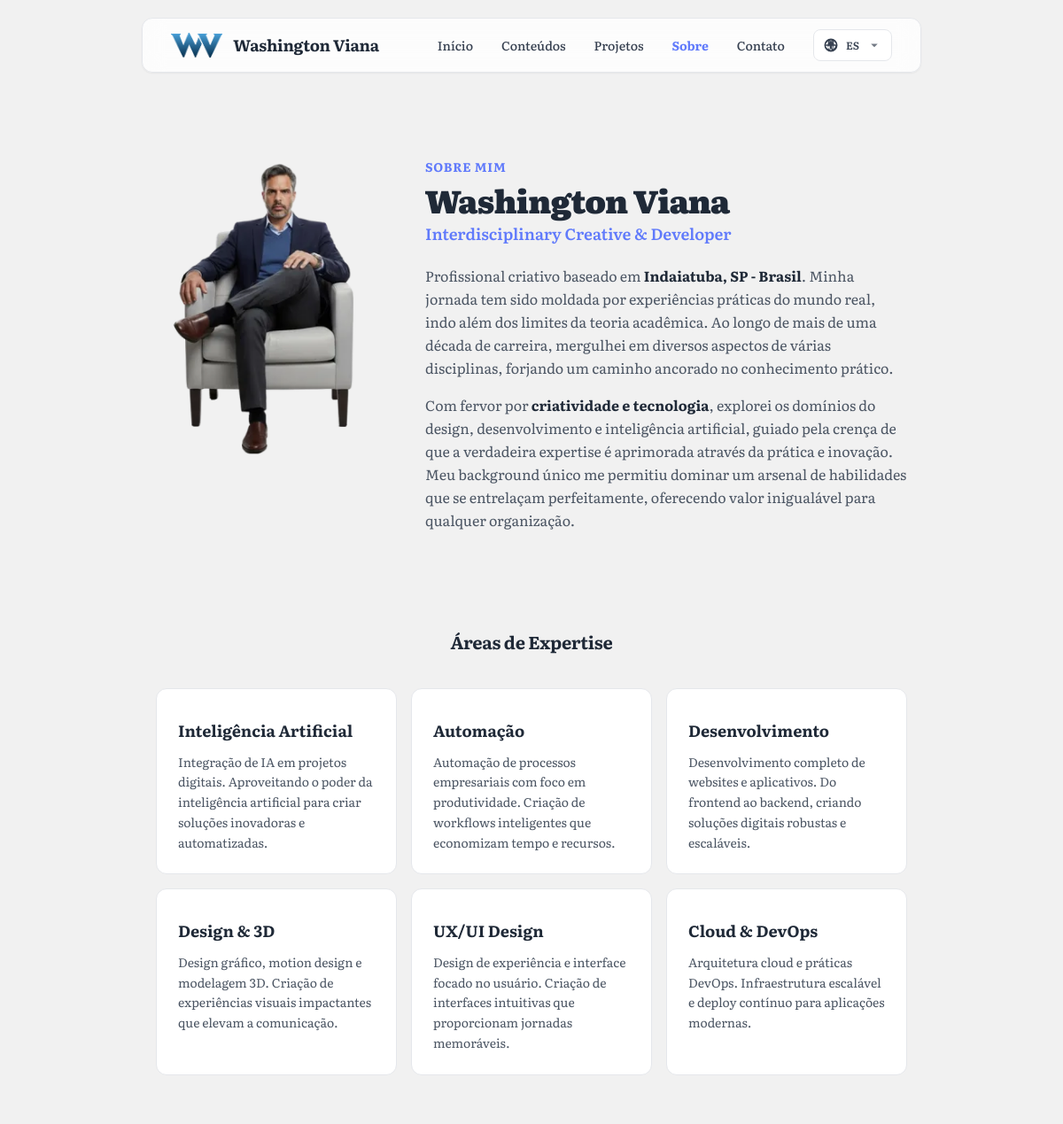
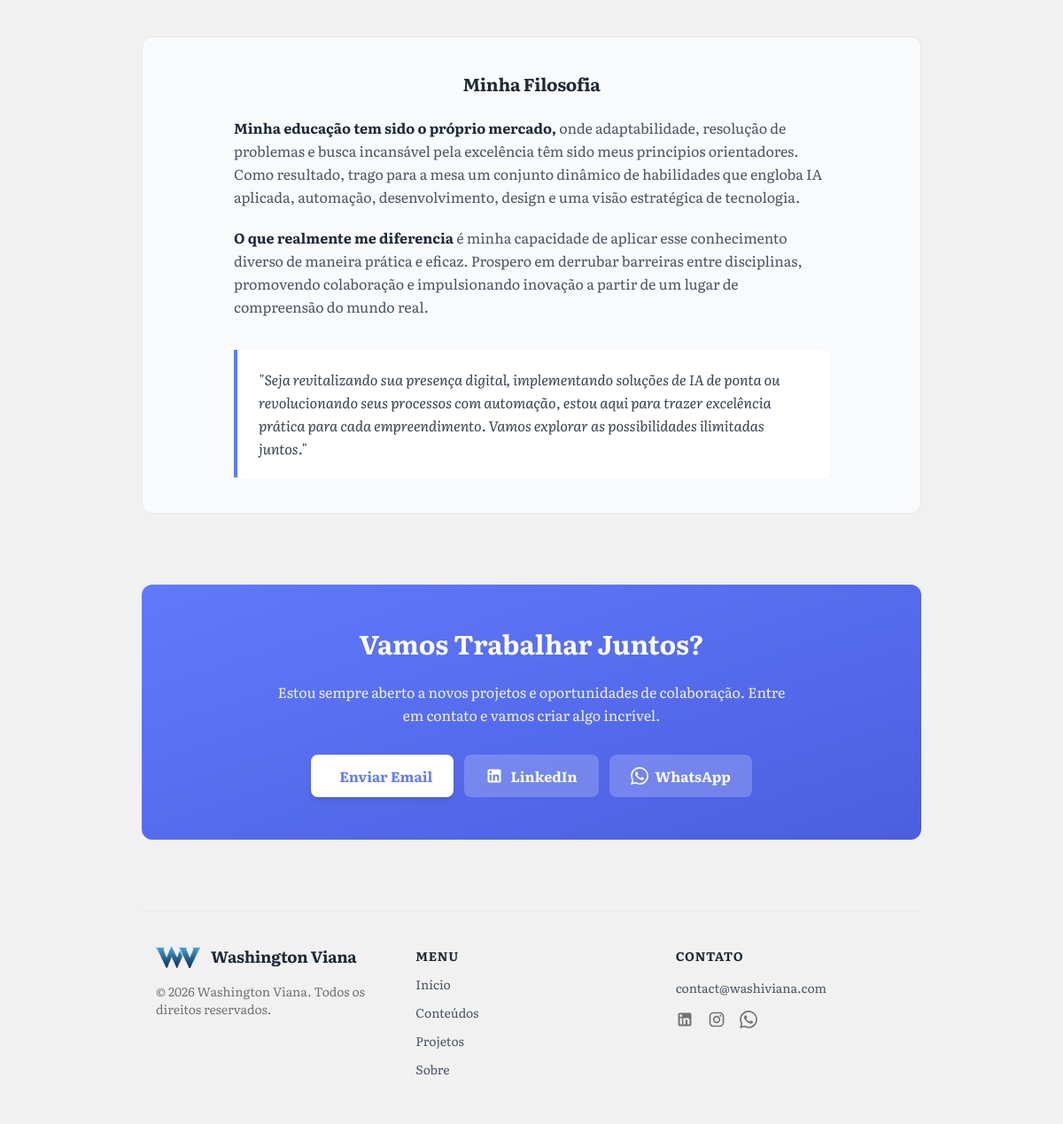
/es/sobre, run on the app's committed database (2 pictures, top to bottom).
### tables this page shows
CREATE TABLE IF NOT EXISTS configuracoes (
    id INT AUTO_INCREMENT PRIMARY KEY,
    chave VARCHAR(100) NOT NULL UNIQUE,
    valor TEXT,
    created_at DATETIME DEFAULT CURRENT_TIMESTAMP,
    updated_at DATETIME DEFAULT CURRENT_TIMESTAMP ON UPDATE CURRENT_TIMESTAMP
);

### sobre.php (the view, shortened to what the rows shown need)
<?php
require_once __DIR__ . '/api/config.php';
$siteTitulo = getConfig('site_titulo') ?: 'Washington Viana';
$siteSubtitulo = getConfigI18n('site_subtitulo') ?: 'Tech & IA com linguagem humana';
$siteEmail = getConfig('site_email') ?: 'contato@washiviana.com';
$siteTelefone = getConfig('site_telefone') ?: '+55 19 9 9942 2907';
$siteLinkedin = getConfig('site_linkedin') ?: 'https://linkedin.com/in/washingtonviana';
$expertises = [
    [
        'icon' => 'ph-robot',
        'titulo' => t('about.expertise.ai.title', 'Inteligência Artificial'),
        'descricao' => t('about.expertise.ai.desc', 'Integração de IA em projetos digitais. Aproveitando o poder da inteligência artificial para criar soluções inovadoras e automatizadas.')
    ],
    [
        'icon' => 'ph-gears',
        'titulo' => t('about.expertise.automation.title', 'Automação'),
        'descricao' => t('about.expertise.automation.desc', 'Automação de processos empresariais com foco em produtividade. Criação de workflows inteligentes que economizam tempo e recursos.')
    ],
    [
        'icon' => 'ph-code',
        'titulo' => t('about.expertise.dev.title', 'Desenvolvimento'),
        'descricao' => t('about.expertise.dev.desc', 'Desenvolvimento completo de websites e aplicativos. Do frontend ao backend, criando soluções digitais robustas e escaláveis.')
    ],
    [
        'icon' => 'ph-cube',
        'titulo' => t('about.expertise.design3d.title', 'Design & 3D'),
        'descricao' => t('about.expertise.design3d.desc', 'Design gráfico, motion design e modelagem 3D. Criação de experiências visuais impactantes que elevam a comunicação.')
    ],
    [
        'icon' => 'ph-hand-pointing',
        'titulo' => t('about.expertise.uxui.title', 'UX/UI Design'),
        'descricao' => t('about.expertise.uxui.desc', 'Design de experiência e interface focado no usuário. Criação de interfaces intuitivas que proporcionam jornadas memoráveis.')
    ],
    [
        'icon' => 'ph-cloud',
        'titulo' => t('about.expertise.cloud.title', 'Cloud & DevOps'),
        'descricao' => t('about.expertise.cloud.desc', 'Arquitetura cloud e práticas DevOps. Infraestrutura escalável e deploy contínuo para aplicações modernas.')
    ]
];
?>
<!DOCTYPE html>
<html lang="<?php echo htmlspecialchars(htmlLang(CURRENT_LANG)); ?>">
<head>
    <link rel="stylesheet" href="<?php echo htmlspecialchars(BASE_URL . '/assets/css/tailwind.min.css?v=1'); ?>">
</head>
<body class="font-display">
    <div class="relative flex h-auto min-h-screen w-full flex-col bg-background-light overflow-x-hidden">
        <div class="layout-container flex h-full grow flex-col">
            <div class="flex flex-1 justify-center py-5">
                <div class="layout-content-container flex flex-col w-full max-w-[960px] flex-1 px-4 sm:px-10">
                    <header class="sticky top-5 z-50 flex items-center justify-between whitespace-nowrap border border-solid border-neutral-200 bg-white/80 px-4 sm:px-8 py-3 rounded-xl backdrop-blur-md shadow-sm">
	                        <a href="<?php echo routeHome(); ?>" class="flex items-center gap-3 text-neutral-800 hover:opacity-80 transition-opacity">
	                            <img src="<?php echo htmlspecialchars(BASE_URL . '/assets/imgs/logo_washiviana_60px_h.png'); ?>"
	                                 alt="<?php echo htmlspecialchars($siteTitulo); ?>"
	                                 width="125" height="60"
	                                 class="h-7 w-auto">
	                            <h2 class="text-neutral-800 text-lg font-bold leading-tight tracking-[-0.015em]"><?php echo htmlspecialchars($siteTitulo); ?></h2>
	                        </a>
                        <nav class="hidden md:flex flex-1 justify-end gap-8">
                            <div class="flex items-center gap-8">
                                <a class="text-neutral-700 text-sm font-medium leading-normal hover:text-primary transition-colors" href="<?php echo routeHome(); ?>"><?php echo htmlspecialchars(t('nav.home', 'Início')); ?></a>
                                <a class="text-neutral-700 text-sm font-medium leading-normal hover:text-primary transition-colors" href="<?php echo routeConteudos(); ?>"><?php echo htmlspecialchars(t('nav.contents', 'Conteúdos')); ?></a>
                                <a class="text-neutral-700 text-sm font-medium leading-normal hover:text-primary transition-colors" href="<?php echo routeProjetos(); ?>"><?php echo htmlspecialchars(t('nav.projects', 'Projetos')); ?></a>
                                <a class="text-primary text-sm font-bold leading-normal" href="<?php echo routeSobre(); ?>"><?php echo htmlspecialchars(t('nav.about', 'Sobre')); ?></a>
                                <a class="text-neutral-700 text-sm font-medium leading-normal hover:text-primary transition-colors" href="mailto:<?php echo htmlspecialchars($siteEmail); ?>"><?php echo htmlspecialchars(t('nav.contact', 'Contato')); ?></a>
	                            </div>
                        </nav>
                    </header>
                    <main class="flex flex-col gap-16 md:gap-20 mt-10 md:mt-16">
                        <section class="@container">
                            <div class="flex flex-col gap-8 px-4 py-8 @[864px]:flex-row @[864px]:items-start @[864px]:gap-12">
	                                <div class="flex-shrink-0 mx-auto @[864px]:mx-0 @[864px]:sticky @[864px]:top-32">
	                                    <picture>
	                                        <source
	                                            type="image/webp"
	                                            srcset="<?php echo htmlspecialchars(BASE_URL . '/assets/imgs/washi_4_no_bg-280.webp'); ?> 280w,
	                                                    <?php echo htmlspecialchars(BASE_URL . '/assets/imgs/washi_4_no_bg-360.webp'); ?> 360w,
	                                                    <?php echo htmlspecialchars(BASE_URL . '/assets/imgs/washi_4_no_bg-420.webp'); ?> 420w"
	                                            sizes="(min-width: 480px) 256px, 192px"
	                                        >
	                                        <img
	                                            src="<?php echo htmlspecialchars(BASE_URL . '/assets/imgs/washi_4_no_bg.png?v=1'); ?>"
	                                            alt="<?php echo htmlspecialchars(t_params('about.photo_alt', 'Foto de {name}', ['name' => $siteTitulo])); ?>"
	                                            width="412" height="538"
	                                            class="block w-48 @[480px]:w-64 max-w-full h-auto"
	                                            loading="eager"
	                                            fetchpriority="high"
	                                            decoding="async"
	                                        >
	                                    </picture>
	                                </div>
                                <div class="flex flex-col gap-5 text-center @[864px]:text-left flex-1">
                                    <div>
                                        <p class="text-primary text-sm font-bold uppercase tracking-wider mb-2"><?php echo htmlspecialchars(t('about.kicker', 'Sobre Mim')); ?></p>
                                        <h1 class="text-neutral-800 text-3xl @[480px]:text-4xl font-black leading-tight tracking-[-0.02em]">
                                            <?php echo htmlspecialchars($siteTitulo); ?>
                                        </h1>
                                        <p class="text-primary text-lg font-semibold mt-1">
                                            <?php echo htmlspecialchars($siteSubtitulo); ?>
                                        </p>
                                    </div>
                                    <div class="flex flex-col gap-4 text-neutral-600 text-base leading-relaxed">
                                        <p><?php echo t('about.p1', 'Profissional criativo baseado em <strong class="text-neutral-800">Indaiatuba, SP - Brasil</strong>. Minha jornada tem sido moldada por experiências práticas do mundo real, indo além dos limites da teoria acadêmica. Ao longo de mais de uma década de carreira, mergulhei em diversos aspectos de várias disciplinas, forjando um caminho ancorado no conhecimento prático.'); ?></p>
                                        <p><?php echo t('about.p2', 'Com fervor por <strong class="text-neutral-800">criatividade e tecnologia</strong>, explorei os domínios do design, desenvolvimento e inteligência artificial, guiado pela crença de que a verdadeira expertise é aprimorada através da prática e inovação. Meu background único me permitiu dominar um arsenal de habilidades que se entrelaçam perfeitamente, oferecendo valor inigualável para qualquer organização.'); ?></p>
                                    </div>
                                </div>
                            </div>
                        </section>
                        <section>
                            <h2 class="text-neutral-800 text-xl font-bold leading-tight tracking-[-0.015em] px-4 pb-6 text-center">
                                <?php echo htmlspecialchars(t('about.expertise.title', 'Áreas de Expertise')); ?>
                            </h2>
                            <div class="grid grid-cols-1 sm:grid-cols-2 lg:grid-cols-3 gap-4 p-4">
                                <?php foreach ($expertises as $exp): ?>
                                <div class="flex flex-col gap-3 rounded-xl border border-neutral-200 bg-white p-6 hover:border-primary hover:shadow-md transition-all group">
                                    <h3 class="text-neutral-800 text-lg font-bold leading-tight"><?php echo $exp['titulo']; ?></h3>
                                    <p class="text-neutral-600 text-sm leading-relaxed"><?php echo $exp['descricao']; ?></p>
                                </div>
                                <?php endforeach; ?>
                            </div>
                        </section>
                        <section class="bg-neutral-50 rounded-xl p-8 md:p-10 border border-neutral-200">
                            <h2 class="text-neutral-800 text-xl font-bold leading-tight tracking-[-0.015em] mb-6 text-center">
                                <?php echo htmlspecialchars(t('about.philosophy.title', 'Minha Filosofia')); ?>
                            </h2>
                            <div class="max-w-2xl mx-auto flex flex-col gap-5 text-neutral-600 text-base leading-relaxed">
                                <p><?php echo t('about.philosophy.p1', '<strong class="text-neutral-800">Minha educação tem sido o próprio mercado,</strong> onde adaptabilidade, resolução de problemas e busca incansável pela excelência têm sido meus princípios orientadores. Como resultado, trago para a mesa um conjunto dinâmico de habilidades que engloba IA aplicada, automação, desenvolvimento, design e uma visão estratégica de tecnologia.'); ?></p>
                                <p><?php echo t('about.philosophy.p2', '<strong class="text-neutral-800">O que realmente me diferencia</strong> é minha capacidade de aplicar esse conhecimento diverso de maneira prática e eficaz. Prospero em derrubar barreiras entre disciplinas, promovendo colaboração e impulsionando inovação a partir de um lugar de compreensão do mundo real.'); ?></p>
                                <blockquote class="bg-white border-l-4 border-primary px-6 py-5 rounded-r-lg text-neutral-700 italic mt-4">
                                    "<?php echo t('about.philosophy.quote', 'Seja revitalizando sua presença digital, implementando soluções de IA de ponta ou revolucionando seus processos com automação, estou aqui para trazer excelência prática para cada empreendimento. Vamos explorar as possibilidades ilimitadas juntos.'); ?>"
                                </blockquote>
                            </div>
                        </section>
                        <section class="bg-gradient-to-br from-primary to-primary-dark rounded-xl p-8 md:p-12 text-center text-white">
                            <div class="max-w-xl mx-auto flex flex-col items-center gap-6">
                                <h2 class="text-2xl md:text-3xl font-bold leading-tight">
                                    <?php echo htmlspecialchars(t('about.cta.title', 'Vamos Trabalhar Juntos?')); ?>
                                </h2>
                                <p class="text-white/90 text-base leading-relaxed">
                                    <?php echo htmlspecialchars(t('about.cta.desc', 'Estou sempre aberto a novos projetos e oportunidades de colaboração. Entre em contato e vamos criar algo incrível.')); ?>
                                </p>
                                <div class="flex flex-wrap gap-3 justify-center mt-2">
                                    <a href="mailto:<?php echo htmlspecialchars($siteEmail); ?>" class="flex items-center gap-2 min-w-[84px] cursor-pointer justify-center overflow-hidden rounded-lg h-12 px-6 bg-white text-primary text-base font-bold leading-normal hover:bg-neutral-100 transition-colors shadow-md">
                                        <span><?php echo htmlspecialchars(t('about.cta.email', 'Enviar Email')); ?></span>
                                    </a>
                                    <a href="<?php echo htmlspecialchars($siteLinkedin); ?>" target="_blank" class="flex items-center gap-2 min-w-[84px] cursor-pointer justify-center overflow-hidden rounded-lg h-12 px-6 bg-white/20 text-white text-base font-bold leading-normal hover:bg-white/30 transition-colors">
                                        <span>LinkedIn</span>
                                    </a>
                                    <a href="https://wa.me/<?php echo preg_replace('/[^0-9]/', '', $siteTelefone); ?>" target="_blank" class="flex items-center gap-2 min-w-[84px] cursor-pointer justify-center overflow-hidden rounded-lg h-12 px-6 bg-white/20 text-white text-base font-bold leading-normal hover:bg-white/30 transition-colors">
                                        <span><?php echo htmlspecialchars(t('about.cta.whatsapp', 'WhatsApp')); ?></span>
                                    </a>
                                </div>
                            </div>
                        </section>
                    </main>
                    <?php require __DIR__ . '/includes/site-footer.php'; ?>
                </div>
            </div>
        </div>
    </div>
</body>
</html>

### data on the page
configuracoes: valor "Washington Viana"
configuracoes: valor "Interdisciplinary Creative & Developer"

### other printed values
t('nav.home', 'Início') "Início"
t('nav.contents', 'Conteúdos') "Conteúdos"
t('nav.projects', 'Projetos') "Projetos"
t('nav.about', 'Sobre') "Sobre"
t('nav.contact', 'Contato') "Contato"
$currentLabel "ES"
t('about.kicker', 'Sobre Mim') "SOBRE MIM"
t('about.expertise.title', 'Áreas de Expertise') "Áreas de Expertise"
$exp['titulo'] "Inteligência Artificial"
$exp['descricao'] "Integração de IA em projetos digitais. Aproveitando o poder da inteligência artificial para criar soluções inovadoras e automatizadas."
$exp['titulo'] "Automação"
$exp['descricao'] "Automação de processos empresariais com foco em produtividade. Criação de workflows inteligentes que economizam tempo e recursos."
$exp['titulo'] "Desenvolvimento"
$exp['descricao'] "Desenvolvimento completo de websites e aplicativos. Do frontend ao backend, criando soluções digitais robustas e escaláveis."
$exp['titulo'] "Design & 3D"
